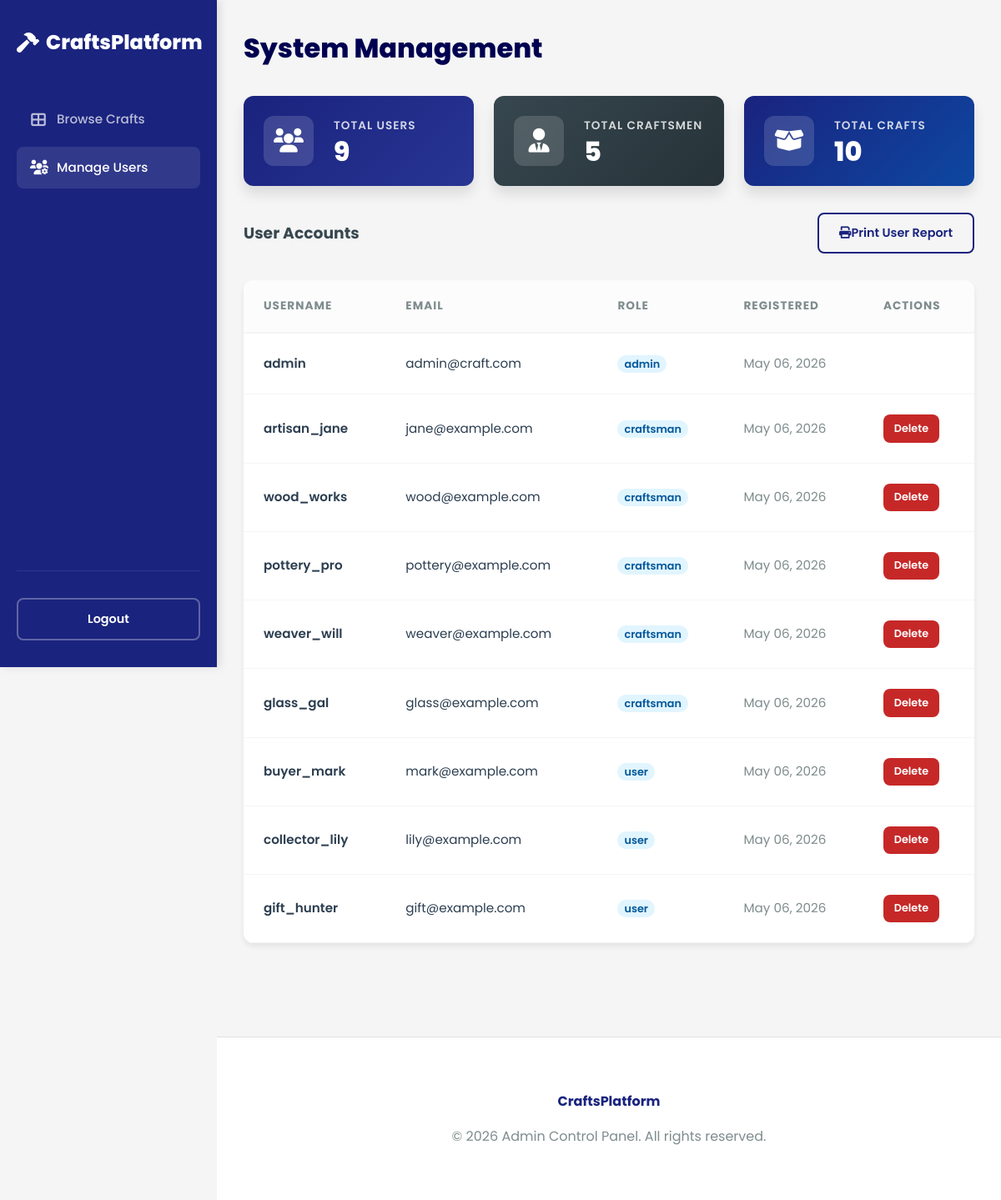
Page /admin_dashboard.php (signed in) on the committed database.
### tables this page shows
CREATE TABLE IF NOT EXISTS users (
    id INT AUTO_INCREMENT PRIMARY KEY,
    username VARCHAR(50) NOT NULL UNIQUE,
    email VARCHAR(100) NOT NULL UNIQUE,
    password VARCHAR(255) NOT NULL,
    role ENUM('admin', 'craftsman', 'user') DEFAULT 'user',
    created_at TIMESTAMP DEFAULT CURRENT_TIMESTAMP
);

### admin_dashboard.php (the view, shortened to what this page needs)
<?php
require_once 'includes/db.php';
$users_stmt = $pdo->query("SELECT id, username, email, role, created_at FROM users ORDER BY created_at DESC");
$users = $users_stmt->fetchAll();
$total_users = $pdo->query("SELECT COUNT(*) FROM users")->fetchColumn();
$total_craftsmen = $pdo->query("SELECT COUNT(*) FROM users WHERE role = 'craftsman'")->fetchColumn();
$total_crafts = $pdo->query("SELECT COUNT(*) FROM crafts")->fetchColumn();
?>
<!DOCTYPE html>
<html lang="en">
<head>
    <link rel="stylesheet" href="css/style.css">
    <link rel="stylesheet" href="https://cdnjs.cloudflare.com/ajax/libs/font-awesome/6.0.0/css/all.min.css">
</head>
<body style="background: var(--bg-color);">
    <div class="main-wrapper">
        <aside class="sidebar">
            <a href="index.php" class="logo">
                <i class="fas fa-hammer"></i>
                <span>CraftsPlatform</span>
            </a>
            <ul class="sidebar-nav">
                <li><a href="index.php"><i class="fas fa-th-large"></i> <span>Browse Crafts</span></a></li>
                <li><a href="admin_dashboard.php" class="active"><i class="fas fa-users-cog"></i> <span>Manage Users</span></a></li>
            </ul>
            <div class="sidebar-footer">
                <a href="logout.php" class="btn btn-outline" style="width: 100%; border-color: rgba(255,255,255,0.3); color: #fff;">Logout</a>
            </div>
        </aside>
        <main class="content-area">
            <div class="container">
        <h2 class="section-title">System Management</h2>
        <div class="analytics-row">
            <div class="analytics-card">
                <div class="card-icon"><i class="fas fa-users"></i></div>
                <div class="card-info">
                    <h4>Total Users</h4>
                    <p><?php echo $total_users; ?></p>
                </div>
            </div>
            <div class="analytics-card">
                <div class="card-icon"><i class="fas fa-user-tie"></i></div>
                <div class="card-info">
                    <h4>Total Craftsmen</h4>
                    <p><?php echo $total_craftsmen; ?></p>
                </div>
            </div>
            <div class="analytics-card">
                <div class="card-icon"><i class="fas fa-box-open"></i></div>
                <div class="card-info">
                    <h4>Total Crafts</h4>
                    <p><?php echo $total_crafts; ?></p>
                </div>
            </div>
        </div>
        <section style="margin-top: 2rem;">
            <div style="display: flex; justify-content: space-between; align-items: center; margin-bottom: 1rem;">
                <h3 style="margin: 0; color: var(--secondary-color);">User Accounts</h3>
                <button onclick="window.print()" class="btn btn-outline no-print"><i class="fas fa-print"></i> Print User Report</button>
            </div>
            <div class="table-container">
                <table>
                    <thead>
                        <tr>
                            <th>Username</th>
                            <th>Email</th>
                            <th>Role</th>
                            <th>Registered</th>
                            <th>Actions</th>
                        </tr>
                    </thead>
                    <tbody>
                        <?php foreach ($users as $user): ?>
                            <tr>
                                <td style="font-weight: 600;"><?php echo htmlspecialchars($user['username']); ?></td>
                                <td><?php echo htmlspecialchars($user['email']); ?></td>
                                <td><span style="background: #e1f5fe; color: #01579b; padding: 2px 8px; border-radius: 12px; font-size: 0.8rem; font-weight: 600;"><?php echo htmlspecialchars($user['role']); ?></span></td>
                                <td style="color: var(--text-muted);"><?php echo date('M d, Y', strtotime($user['created_at'])); ?></td>
                                <td>
                                    <?php if ($user['id'] != $_SESSION['user_id']): ?>
                                        <a href="delete_user.php?id=<?php echo $user['id']; ?>" class="btn btn-danger delete-btn" style="padding: 0.4rem 0.8rem; font-size: 0.8rem;">Delete</a>
                                    <?php endif; ?>
                                </td>
                            </tr>
                        <?php endforeach; ?>
                    </tbody>
                </table>
            </div>
        </section>
            </div>
        </main>
    </div>
    <footer style="margin-left: var(--sidebar-width);">
        <div class="container">
            <p style="font-weight: 700; color: var(--primary-color); margin-bottom: 1rem;">CraftsPlatform</p>
            <p>&copy; <?php echo date("Y"); ?> Admin Control Panel. All rights reserved.</p>
        </div>
    </footer>
</body>
</html>

### css/style.css (style rules this page uses)
:root { --primary-color: #1a237e; --primary-light: #534bae; --primary-dark: #000051; --accent-color: #ffd700; --secondary-color: #37474f; --bg-color: #f5f5f5; --card-bg: #ffffff; --text-color: #2c3e50; --text-muted: #7f8c8d; --error-color: #c62828; --success-color: #2e7d32; --border-color: #e0e0e0; --header-height: 70px; --sidebar-width: 260px; --shadow-sm: 0 2px 4px rgba(0,0,0,0.05); --shadow-md: 0 4px 6px rgba(0,0,0,0.07); --shadow-lg: 0 10px 15px rgba(0,0,0,0.1); --radius: 12px; }
* { margin: 0; padding: 0; box-sizing: border-box; }
body { background-color: var(--bg-color); color: var(--text-color); font-family: 'Poppins', sans-serif; line-height: 1.6; -webkit-font-smoothing: antialiased; }
.main-wrapper { display: flex; min-height: 100vh; }
.content-area { flex: 1; padding: 2rem; transition: all 0.3s; min-width: 0; }
.container { max-width: 1200px; margin: 0 auto; }
.sidebar { width: var(--sidebar-width); background: var(--primary-color); color: #ffffff; padding: 2rem 1.25rem; display: flex; flex-direction: column; position: sticky; top: 0; height: 100vh; overflow-y: auto; z-index: 1000; box-shadow: 4px 0 10px rgba(0,0,0,0.1); flex-shrink: 0; }
.sidebar .logo { font-size: 1.5rem; font-weight: 800; color: #ffffff; margin-bottom: 3rem; text-decoration: none; display: flex; align-items: center; gap: 0.5rem; }
.sidebar-nav { list-style: none; flex-grow: 1; }
.sidebar-nav li { margin-bottom: 0.5rem; }
.sidebar-nav a { color: rgba(255,255,255,0.7); text-decoration: none; padding: 0.8rem 1rem; border-radius: 8px; display: flex; align-items: center; font-weight: 500; transition: all 0.2s; font-size: 0.95rem; }
.sidebar-nav a:hover, .sidebar-nav a.active { background: rgba(255,255,255,0.1); color: #ffffff; }
.sidebar-nav a i { width: 20px; margin-right: 12px; text-align: center; font-size: 1.1rem; }
.sidebar-footer { margin-top: auto; padding-top: 2rem; border-top: 1px solid rgba(255,255,255,0.1); }
.btn { display: inline-flex; align-items: center; justify-content: center; background: var(--primary-color); color: #ffffff; padding: 0.75rem 1.5rem; border: none; border-radius: 8px; cursor: pointer; font-weight: 600; text-decoration: none; transition: all 0.3s cubic-bezier(0.4, 0, 0.2, 1); font-size: 0.9rem; font-family: inherit; }
.btn-danger { background: var(--error-color); }
.btn-outline { background: transparent; border: 2px solid var(--primary-color); color: var(--primary-color); }
.section-title { font-size: 2rem; font-weight: 800; margin-bottom: 2rem; color: var(--primary-dark); }
.analytics-row { display: grid; grid-template-columns: repeat(auto-fit, minmax(240px, 1fr)); gap: 1.5rem; margin-bottom: 2rem; }
.analytics-card { background: linear-gradient(135deg, var(--primary-color), #283593); padding: 1.5rem; border-radius: var(--radius); box-shadow: var(--shadow-lg); display: flex; align-items: center; gap: 1.5rem; color: #ffffff; transition: transform 0.3s; }
.analytics-card:nth-child(2) { background: linear-gradient(135deg, #37474f, #263238); }
.analytics-card:nth-child(3) { background: linear-gradient(135deg, #1a237e, #0d47a1); }
.analytics-card .card-icon { width: 60px; height: 60px; background: rgba(255, 255, 255, 0.15); color: #ffffff; border-radius: 12px; display: flex; align-items: center; justify-content: center; font-size: 1.8rem; backdrop-filter: blur(4px); }
.analytics-card .card-info h4 { font-size: 0.85rem; color: rgba(255, 255, 255, 0.8); text-transform: uppercase; letter-spacing: 1px; margin-bottom: 0.25rem; font-weight: 600; }
.analytics-card .card-info p { font-size: 2rem; font-weight: 800; color: #ffffff; line-height: 1; }
.table-container { background: #ffffff; border-radius: var(--radius); box-shadow: var(--shadow-md); overflow: hidden; margin-top: 2rem; }
table { width: 100%; border-collapse: collapse; }
table th { background: #fcfcfc; padding: 1.25rem 1.5rem; text-align: left; font-weight: 700; font-size: 0.85rem; text-transform: uppercase; letter-spacing: 1px; color: var(--text-muted); border-bottom: 2px solid var(--bg-color); }
table td { padding: 1.5rem; border-bottom: 1px solid var(--bg-color); font-size: 0.95rem; }
footer { background: #ffffff; padding: 4rem 0; border-top: 1px solid var(--border-color); text-align: center; margin-top: 5rem; color: var(--text-muted); }

### rows in the picture
users: username "admin", email "admin@craft.com", role "admin", created_at "May 06, 2026"
users: username "artisan_jane", email "jane@example.com", role "craftsman", created_at "May 06, 2026"
users: username "wood_works", email "wood@example.com", role "craftsman", created_at "May 06, 2026"
users: username "pottery_pro", email "pottery@example.com", role "craftsman", created_at "May 06, 2026"
users: username "weaver_will", email "weaver@example.com", role "craftsman", created_at "May 06, 2026"
users: username "glass_gal", email "glass@example.com", role "craftsman", created_at "May 06, 2026"
users: username "buyer_mark", email "mark@example.com", role "user", created_at "May 06, 2026"
users: username "collector_lily", email "lily@example.com", role "user", created_at "May 06, 2026"
users: username "gift_hunter", email "gift@example.com", role "user", created_at "May 06, 2026"

### other values in the picture
$total_users "9"
$total_craftsmen "5"
$total_crafts "10"
